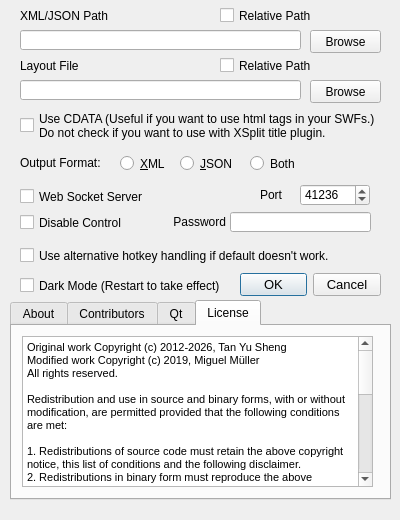
<?xml version="1.0" encoding="UTF-8"?>
<ui version="4.0">
 <class>ConfigWindow</class>
 <widget class="QDialog" name="ConfigWindow">
  <property name="geometry">
   <rect>
    <x>0</x>
    <y>0</y>
    <width>400</width>
    <height>520</height>
   </rect>
  </property>
  <property name="minimumSize">
   <size>
    <width>400</width>
    <height>520</height>
   </size>
  </property>
  <property name="maximumSize">
   <size>
    <width>400</width>
    <height>520</height>
   </size>
  </property>
  <property name="windowTitle">
   <string>Configuration</string>
  </property>
  <property name="windowIcon">
   <iconset resource="resources.qrc">
    <normaloff>:/StreamControl/icons/fugue/bonus/icons-24/gear.png</normaloff>:/StreamControl/icons/fugue/bonus/icons-24/gear.png</iconset>
  </property>
  <widget class="QDialogButtonBox" name="buttonBox">
   <property name="geometry">
    <rect>
     <x>240</x>
     <y>270</y>
     <width>141</width>
     <height>30</height>
    </rect>
   </property>
   <property name="font">
    <font>
     <pointsize>10</pointsize>
    </font>
   </property>
   <property name="orientation">
    <enum>Qt::Orientation::Horizontal</enum>
   </property>
   <property name="standardButtons">
    <set>QDialogButtonBox::StandardButton::Cancel|QDialogButtonBox::StandardButton::Ok</set>
   </property>
  </widget>
  <widget class="QLineEdit" name="outputPathTB">
   <property name="geometry">
    <rect>
     <x>20</x>
     <y>30</y>
     <width>281</width>
     <height>20</height>
    </rect>
   </property>
   <property name="readOnly">
    <bool>true</bool>
   </property>
  </widget>
  <widget class="QLabel" name="label">
   <property name="geometry">
    <rect>
     <x>20</x>
     <y>0</y>
     <width>351</width>
     <height>31</height>
    </rect>
   </property>
   <property name="text">
    <string>XML/JSON Path</string>
   </property>
  </widget>
  <widget class="QPushButton" name="outputButton">
   <property name="geometry">
    <rect>
     <x>310</x>
     <y>30</y>
     <width>71</width>
     <height>23</height>
    </rect>
   </property>
   <property name="text">
    <string>Browse</string>
   </property>
  </widget>
  <widget class="QTabWidget" name="configTabs">
   <property name="geometry">
    <rect>
     <x>10</x>
     <y>300</y>
     <width>381</width>
     <height>200</height>
    </rect>
   </property>
   <property name="currentIndex">
    <number>3</number>
   </property>
   <widget class="QWidget" name="aboutTab">
    <attribute name="title">
     <string>About</string>
    </attribute>
    <widget class="QLabel" name="label_2">
     <property name="geometry">
      <rect>
       <x>10</x>
       <y>10</y>
       <width>101</width>
       <height>101</height>
      </rect>
     </property>
     <property name="text">
      <string/>
     </property>
     <property name="pixmap">
      <pixmap resource="resources.qrc">:/StreamControl/icons/sclogo.png</pixmap>
     </property>
     <property name="scaledContents">
      <bool>true</bool>
     </property>
    </widget>
    <widget class="QLabel" name="label_3">
     <property name="geometry">
      <rect>
       <x>130</x>
       <y>30</y>
       <width>151</width>
       <height>80</height>
      </rect>
     </property>
     <property name="font">
      <font>
       <pointsize>8</pointsize>
      </font>
     </property>
     <property name="text">
      <string>&lt;html&gt;&lt;head/&gt;&lt;body&gt;&lt;p&gt;Copyright © 2012-2026&lt;br/&gt;Yu Sheng &amp;quot;Farpenoodle&amp;quot; Tan &lt;/p&gt;&lt;p&gt;&lt;a href=&quot;http://www.farpnut.net&quot;&gt;&lt;span style=&quot; text-decoration: underline; color:#0000ff;&quot;&gt;http://www.farpnut.net&lt;/span&gt;&lt;/a&gt;&lt;/p&gt;&lt;/body&gt;&lt;/html&gt;</string>
     </property>
     <property name="textFormat">
      <enum>Qt::TextFormat::RichText</enum>
     </property>
     <property name="wordWrap">
      <bool>true</bool>
     </property>
     <property name="openExternalLinks">
      <bool>true</bool>
     </property>
    </widget>
    <widget class="QLabel" name="label_4">
     <property name="geometry">
      <rect>
       <x>20</x>
       <y>110</y>
       <width>341</width>
       <height>61</height>
      </rect>
     </property>
     <property name="font">
      <font>
       <pointsize>8</pointsize>
      </font>
     </property>
     <property name="text">
      <string>&lt;html&gt;&lt;head/&gt;&lt;body&gt;&lt;p&gt;&lt;a href=&quot;http://p.yusukekamiyamane.com/&quot;&gt;&lt;span style=&quot; text-decoration: underline; color:#0000ff;&quot;&gt;Fugue Icons&lt;/span&gt;&lt;/a&gt; © 2013 Yusuke Kamiyamane. All rights reserved.&lt;/p&gt;&lt;p&gt;&lt;a href=&quot;https://github.com/pipacs/o2&quot;&gt;&lt;span style=&quot; text-decoration: underline; color:#0000ff;&quot;&gt;O2&lt;/span&gt;&lt;/a&gt; © 2012, Akos Polster. All rights reserved.&lt;/p&gt;&lt;/body&gt;&lt;/html&gt;</string>
     </property>
     <property name="textFormat">
      <enum>Qt::TextFormat::RichText</enum>
     </property>
     <property name="wordWrap">
      <bool>true</bool>
     </property>
     <property name="openExternalLinks">
      <bool>true</bool>
     </property>
    </widget>
    <widget class="QLabel" name="streamControlLabel">
     <property name="geometry">
      <rect>
       <x>130</x>
       <y>10</y>
       <width>141</width>
       <height>21</height>
      </rect>
     </property>
     <property name="text">
      <string>StreamControl</string>
     </property>
     <property name="textFormat">
      <enum>Qt::TextFormat::PlainText</enum>
     </property>
     <property name="wordWrap">
      <bool>true</bool>
     </property>
    </widget>
   </widget>
   <widget class="QWidget" name="tab">
    <attribute name="title">
     <string>Contributors</string>
    </attribute>
    <widget class="QTextBrowser" name="textBrowser_2">
     <property name="geometry">
      <rect>
       <x>10</x>
       <y>10</y>
       <width>351</width>
       <height>151</height>
      </rect>
     </property>
     <property name="html">
      <string>&lt;!DOCTYPE HTML PUBLIC &quot;-//W3C//DTD HTML 4.0//EN&quot; &quot;http://www.w3.org/TR/REC-html40/strict.dtd&quot;&gt;
&lt;html&gt;&lt;head&gt;&lt;meta name=&quot;qrichtext&quot; content=&quot;1&quot; /&gt;&lt;meta charset=&quot;utf-8&quot; /&gt;&lt;style type=&quot;text/css&quot;&gt;
p, li { white-space: pre-wrap; }
hr { height: 1px; border-width: 0; }
li.unchecked::marker { content: &quot;\2610&quot;; }
li.checked::marker { content: &quot;\2612&quot;; }
&lt;/style&gt;&lt;/head&gt;&lt;body style=&quot; font-family:'Segoe UI'; font-size:9pt; font-weight:400; font-style:normal;&quot;&gt;
&lt;p style=&quot; margin-top:0px; margin-bottom:0px; margin-left:0px; margin-right:0px; -qt-block-indent:0; text-indent:0px;&quot;&gt;&lt;span style=&quot; font-family:'MS Shell Dlg 2'; font-size:8pt;&quot;&gt;Dodgepong - Initial Combobox implementation&lt;/span&gt;&lt;/p&gt;
&lt;p style=&quot; margin-top:0px; margin-bottom:0px; margin-left:0px; margin-right:0px; -qt-block-indent:0; text-indent:0px;&quot;&gt;&lt;span style=&quot; font-family:'MS Shell Dlg 2'; font-size:8pt;&quot;&gt;ajclarke - Reload layout button/Settings Refactor&lt;br /&gt;c3r1c3 - OS X compatibility&lt;/span&gt;&lt;/p&gt;
&lt;p style=&quot; margin-top:0px; margin-bottom:0px; margin-left:0px; margin-right:0px; -qt-block-indent:0; text-indent:0px;&quot;&gt;&lt;span style=&quot; font-family:'MS Shell Dlg 2'; font-size:8pt;&quot;&gt;MiggL - GNU/Linux compatibility / smash.gg Widget / Font Size&lt;/span&gt;&lt;/p&gt;
&lt;p style=&quot; margin-top:0px; margin-bottom:0px; margin-left:0px; margin-right:0px; -qt-block-indent:0; text-indent:0px;&quot;&gt;&lt;span style=&quot; font-family:'MS Shell Dlg 2'; font-size:8pt;&quot;&gt;Savestate2A03 - Combobox swap/reset&lt;/span&gt;&lt;/p&gt;
&lt;p style=&quot; margin-top:0px; margin-bottom:0px; margin-left:0px; margin-right:0px; -qt-block-indent:0; text-indent:0px;&quot;&gt;&lt;span style=&quot; font-family:'MS Shell Dlg 2'; font-size:8pt;&quot;&gt;hperrin - Hotkeys for Combobox Navigation&lt;/span&gt;&lt;/p&gt;&lt;/body&gt;&lt;/html&gt;</string>
     </property>
    </widget>
   </widget>
   <widget class="QWidget" name="qtTab">
    <attribute name="title">
     <string>Qt</string>
    </attribute>
    <widget class="QLabel" name="qtLabel">
     <property name="geometry">
      <rect>
       <x>150</x>
       <y>40</y>
       <width>221</width>
       <height>16</height>
      </rect>
     </property>
     <property name="text">
      <string>This program uses Qt version</string>
     </property>
    </widget>
    <widget class="QLabel" name="label_5">
     <property name="geometry">
      <rect>
       <x>10</x>
       <y>37</y>
       <width>131</width>
       <height>96</height>
      </rect>
     </property>
     <property name="text">
      <string/>
     </property>
     <property name="pixmap">
      <pixmap resource="resources.qrc">:/StreamControl/images/Qt-logo.png</pixmap>
     </property>
     <property name="scaledContents">
      <bool>true</bool>
     </property>
    </widget>
    <widget class="QLabel" name="qtLabel_2">
     <property name="geometry">
      <rect>
       <x>150</x>
       <y>60</y>
       <width>221</width>
       <height>40</height>
      </rect>
     </property>
     <property name="font">
      <font>
       <pointsize>8</pointsize>
      </font>
     </property>
     <property name="text">
      <string>© The Qt Company Ltd
and other contributors.</string>
     </property>
    </widget>
    <widget class="QPushButton" name="aboutQtButton">
     <property name="geometry">
      <rect>
       <x>150</x>
       <y>110</y>
       <width>75</width>
       <height>23</height>
      </rect>
     </property>
     <property name="styleSheet">
      <string notr="true"/>
     </property>
     <property name="text">
      <string>More</string>
     </property>
     <property name="default">
      <bool>false</bool>
     </property>
     <property name="flat">
      <bool>false</bool>
     </property>
    </widget>
   </widget>
   <widget class="QWidget" name="licenseTab">
    <attribute name="title">
     <string>License</string>
    </attribute>
    <widget class="QTextBrowser" name="textBrowser">
     <property name="geometry">
      <rect>
       <x>10</x>
       <y>10</y>
       <width>351</width>
       <height>151</height>
      </rect>
     </property>
     <property name="html">
      <string>&lt;!DOCTYPE HTML PUBLIC &quot;-//W3C//DTD HTML 4.0//EN&quot; &quot;http://www.w3.org/TR/REC-html40/strict.dtd&quot;&gt;
&lt;html&gt;&lt;head&gt;&lt;meta name=&quot;qrichtext&quot; content=&quot;1&quot; /&gt;&lt;meta charset=&quot;utf-8&quot; /&gt;&lt;style type=&quot;text/css&quot;&gt;
p, li { white-space: pre-wrap; }
hr { height: 1px; border-width: 0; }
li.unchecked::marker { content: &quot;\2610&quot;; }
li.checked::marker { content: &quot;\2612&quot;; }
&lt;/style&gt;&lt;/head&gt;&lt;body style=&quot; font-family:'Segoe UI'; font-size:9pt; font-weight:400; font-style:normal;&quot;&gt;
&lt;p style=&quot; margin-top:0px; margin-bottom:0px; margin-left:0px; margin-right:0px; -qt-block-indent:0; text-indent:0px;&quot;&gt;&lt;span style=&quot; font-family:'MS Shell Dlg 2'; font-size:8pt;&quot;&gt;Original work Copyright (c) 2012-2026, Tan Yu Sheng&lt;/span&gt;&lt;/p&gt;
&lt;p style=&quot; margin-top:0px; margin-bottom:0px; margin-left:0px; margin-right:0px; -qt-block-indent:0; text-indent:0px;&quot;&gt;&lt;span style=&quot; font-family:'MS Shell Dlg 2'; font-size:8pt;&quot;&gt;Modified work Copyright (c) 2019, Miguel Müller&lt;/span&gt;&lt;/p&gt;
&lt;p style=&quot; margin-top:0px; margin-bottom:0px; margin-left:0px; margin-right:0px; -qt-block-indent:0; text-indent:0px;&quot;&gt;&lt;span style=&quot; font-family:'MS Shell Dlg 2'; font-size:8pt;&quot;&gt;All rights reserved.&lt;/span&gt;&lt;/p&gt;
&lt;p style=&quot;-qt-paragraph-type:empty; margin-top:0px; margin-bottom:0px; margin-left:0px; margin-right:0px; -qt-block-indent:0; text-indent:0px; font-family:'MS Shell Dlg 2'; font-size:8pt;&quot;&gt;&lt;br /&gt;&lt;/p&gt;
&lt;p style=&quot; margin-top:0px; margin-bottom:0px; margin-left:0px; margin-right:0px; -qt-block-indent:0; text-indent:0px;&quot;&gt;&lt;span style=&quot; font-family:'MS Shell Dlg 2'; font-size:8pt;&quot;&gt;Redistribution and use in source and binary forms, with or without&lt;/span&gt;&lt;/p&gt;
&lt;p style=&quot; margin-top:0px; margin-bottom:0px; margin-left:0px; margin-right:0px; -qt-block-indent:0; text-indent:0px;&quot;&gt;&lt;span style=&quot; font-family:'MS Shell Dlg 2'; font-size:8pt;&quot;&gt;modification, are permitted provided that the following conditions are met:&lt;/span&gt;&lt;/p&gt;
&lt;p style=&quot;-qt-paragraph-type:empty; margin-top:0px; margin-bottom:0px; margin-left:0px; margin-right:0px; -qt-block-indent:0; text-indent:0px; font-family:'MS Shell Dlg 2'; font-size:8pt;&quot;&gt;&lt;br /&gt;&lt;/p&gt;
&lt;p style=&quot; margin-top:0px; margin-bottom:0px; margin-left:0px; margin-right:0px; -qt-block-indent:0; text-indent:0px;&quot;&gt;&lt;span style=&quot; font-family:'MS Shell Dlg 2'; font-size:8pt;&quot;&gt;1. Redistributions of source code must retain the above copyright notice, this list of conditions and the following disclaimer.&lt;/span&gt;&lt;/p&gt;
&lt;p style=&quot; margin-top:0px; margin-bottom:0px; margin-left:0px; margin-right:0px; -qt-block-indent:0; text-indent:0px;&quot;&gt;&lt;span style=&quot; font-family:'MS Shell Dlg 2'; font-size:8pt;&quot;&gt;2. Redistributions in binary form must reproduce the above copyright notice, this list of conditions and the following disclaimer in the documentation and/or other materials provided with the distribution.&lt;/span&gt;&lt;/p&gt;
&lt;p style=&quot;-qt-paragraph-type:empty; margin-top:0px; margin-bottom:0px; margin-left:0px; margin-right:0px; -qt-block-indent:0; text-indent:0px; font-family:'MS Shell Dlg 2'; font-size:8pt;&quot;&gt;&lt;br /&gt;&lt;/p&gt;
&lt;p style=&quot; margin-top:0px; margin-bottom:0px; margin-left:0px; margin-right:0px; -qt-block-indent:0; text-indent:0px;&quot;&gt;&lt;span style=&quot; font-family:'MS Shell Dlg 2'; font-size:8pt;&quot;&gt;THIS SOFTWARE IS PROVIDED BY THE COPYRIGHT HOLDERS AND CONTRIBUTORS &amp;quot;AS IS&amp;quot; AND ANY EXPRESS OR IMPLIED WARRANTIES, INCLUDING, BUT NOT LIMITED TO, THE IMPLIED WARRANTIES OF MERCHANTABILITY AND FITNESS FOR A PARTICULAR PURPOSE ARE DISCLAIMED. IN NO EVENT SHALL THE COPYRIGHT OWNER OR CONTRIBUTORS BE LIABLE FOR ANY DIRECT, INDIRECT, INCIDENTAL, SPECIAL, EXEMPLARY, OR CONSEQUENTIAL DAMAGES (INCLUDING, BUT NOT LIMITED TO, PROCUREMENT OF SUBSTITUTE GOODS OR SERVICES; LOSS OF USE, DATA, OR PROFITS; OR BUSINESS INTERRUPTION)  HOWEVER CAUSED AND ON ANY THEORY OF LIABILITY, WHETHER IN CONTRACT, STRICT LIABILITY, OR TORT (INCLUDING NEGLIGENCE OR OTHERWISE) ARISING IN ANY WAY OUT OF THE USE OF THIS SOFTWARE, EVEN IF ADVISED OF THE POSSIBILITY OF SUCH DAMAGE.&lt;/span&gt;&lt;/p&gt;&lt;/body&gt;&lt;/html&gt;</string>
     </property>
    </widget>
   </widget>
  </widget>
  <widget class="QCheckBox" name="CDATACheckBox">
   <property name="geometry">
    <rect>
     <x>20</x>
     <y>110</y>
     <width>361</width>
     <height>31</height>
    </rect>
   </property>
   <property name="font">
    <font>
     <pointsize>9</pointsize>
    </font>
   </property>
   <property name="text">
    <string>Use CDATA (Useful if you want to use html tags in your SWFs.)
Do not check if you want to use with XSplit title plugin.</string>
   </property>
  </widget>
  <widget class="QLabel" name="label_6">
   <property name="geometry">
    <rect>
     <x>20</x>
     <y>50</y>
     <width>351</width>
     <height>31</height>
    </rect>
   </property>
   <property name="text">
    <string>Layout File</string>
   </property>
  </widget>
  <widget class="QLineEdit" name="layoutPathTB">
   <property name="geometry">
    <rect>
     <x>20</x>
     <y>80</y>
     <width>281</width>
     <height>20</height>
    </rect>
   </property>
   <property name="readOnly">
    <bool>true</bool>
   </property>
  </widget>
  <widget class="QPushButton" name="layoutButton">
   <property name="geometry">
    <rect>
     <x>310</x>
     <y>80</y>
     <width>71</width>
     <height>23</height>
    </rect>
   </property>
   <property name="text">
    <string>Browse</string>
   </property>
  </widget>
  <widget class="QRadioButton" name="formatXML">
   <property name="geometry">
    <rect>
     <x>120</x>
     <y>155</y>
     <width>50</width>
     <height>17</height>
    </rect>
   </property>
   <property name="text">
    <string>&amp;XML</string>
   </property>
   <attribute name="buttonGroup">
    <string notr="true">formatGroup</string>
   </attribute>
  </widget>
  <widget class="QRadioButton" name="formatJSON">
   <property name="geometry">
    <rect>
     <x>180</x>
     <y>155</y>
     <width>61</width>
     <height>17</height>
    </rect>
   </property>
   <property name="text">
    <string>&amp;JSON</string>
   </property>
   <attribute name="buttonGroup">
    <string notr="true">formatGroup</string>
   </attribute>
  </widget>
  <widget class="QRadioButton" name="formatBoth">
   <property name="geometry">
    <rect>
     <x>250</x>
     <y>155</y>
     <width>61</width>
     <height>17</height>
    </rect>
   </property>
   <property name="text">
    <string>Both</string>
   </property>
   <attribute name="buttonGroup">
    <string notr="true">formatGroup</string>
   </attribute>
  </widget>
  <widget class="QLabel" name="label_7">
   <property name="geometry">
    <rect>
     <x>20</x>
     <y>155</y>
     <width>101</width>
     <height>16</height>
    </rect>
   </property>
   <property name="text">
    <string>Output Format:</string>
   </property>
  </widget>
  <widget class="QCheckBox" name="altHotkeyCheckbox">
   <property name="geometry">
    <rect>
     <x>20</x>
     <y>240</y>
     <width>361</width>
     <height>31</height>
    </rect>
   </property>
   <property name="font">
    <font>
     <pointsize>9</pointsize>
    </font>
   </property>
   <property name="text">
    <string>Use alternative hotkey handling if default doesn't work.</string>
   </property>
  </widget>
  <widget class="QCheckBox" name="outputRelativePathCheckBox">
   <property name="geometry">
    <rect>
     <x>220</x>
     <y>0</y>
     <width>111</width>
     <height>31</height>
    </rect>
   </property>
   <property name="text">
    <string>Relative Path</string>
   </property>
  </widget>
  <widget class="QCheckBox" name="layoutRelativePathCheckBox">
   <property name="geometry">
    <rect>
     <x>220</x>
     <y>50</y>
     <width>111</width>
     <height>31</height>
    </rect>
   </property>
   <property name="text">
    <string>Relative Path</string>
   </property>
  </widget>
  <widget class="QCheckBox" name="darkModeCheckbox">
   <property name="geometry">
    <rect>
     <x>20</x>
     <y>270</y>
     <width>211</width>
     <height>31</height>
    </rect>
   </property>
   <property name="font">
    <font>
     <pointsize>9</pointsize>
    </font>
   </property>
   <property name="text">
    <string>Dark Mode (Restart to take effect)</string>
   </property>
  </widget>
  <widget class="QCheckBox" name="websocketCheckbox">
   <property name="geometry">
    <rect>
     <x>20</x>
     <y>181</y>
     <width>171</width>
     <height>31</height>
    </rect>
   </property>
   <property name="font">
    <font>
     <pointsize>9</pointsize>
    </font>
   </property>
   <property name="text">
    <string>Web Socket Server</string>
   </property>
  </widget>
  <widget class="QLabel" name="label_8">
   <property name="geometry">
    <rect>
     <x>260</x>
     <y>187</y>
     <width>41</width>
     <height>16</height>
    </rect>
   </property>
   <property name="text">
    <string>Port</string>
   </property>
  </widget>
  <widget class="QSpinBox" name="websocketPortSB">
   <property name="geometry">
    <rect>
     <x>300</x>
     <y>184</y>
     <width>70</width>
     <height>22</height>
    </rect>
   </property>
   <property name="maximum">
    <number>65535</number>
   </property>
   <property name="value">
    <number>41236</number>
   </property>
  </widget>
  <widget class="QLabel" name="websocketPasswordLabel">
   <property name="geometry">
    <rect>
     <x>170</x>
     <y>214</y>
     <width>61</width>
     <height>16</height>
    </rect>
   </property>
   <property name="text">
    <string> Password</string>
   </property>
  </widget>
  <widget class="QLineEdit" name="websocketPasswordLE">
   <property name="geometry">
    <rect>
     <x>230</x>
     <y>212</y>
     <width>141</width>
     <height>20</height>
    </rect>
   </property>
   <property name="toolTip">
    <string>Password that lets a websocket client set fields and press buttons. Leave empty to disable control.</string>
   </property>
   <property name="echoMode">
    <enum>QLineEdit::EchoMode::Password</enum>
   </property>
  </widget>
  <widget class="QCheckBox" name="websocketControlDisable">
   <property name="geometry">
    <rect>
     <x>20</x>
     <y>207</y>
     <width>111</width>
     <height>31</height>
    </rect>
   </property>
   <property name="toolTip">
    <string>Disable websocket remote control (password is kept)</string>
   </property>
   <property name="text">
    <string>Disable Control</string>
   </property>
  </widget>
  <zorder>label</zorder>
  <zorder>outputPathTB</zorder>
  <zorder>outputRelativePathCheckBox</zorder>
  <zorder>outputButton</zorder>
  <zorder>configTabs</zorder>
  <zorder>label_6</zorder>
  <zorder>layoutPathTB</zorder>
  <zorder>layoutRelativePathCheckBox</zorder>
  <zorder>layoutButton</zorder>
  <zorder>CDATACheckBox</zorder>
  <zorder>formatXML</zorder>
  <zorder>formatJSON</zorder>
  <zorder>formatBoth</zorder>
  <zorder>label_7</zorder>
  <zorder>altHotkeyCheckbox</zorder>
  <zorder>buttonBox</zorder>
  <zorder>darkModeCheckbox</zorder>
  <zorder>websocketCheckbox</zorder>
  <zorder>label_8</zorder>
  <zorder>websocketPortSB</zorder>
  <zorder>websocketPasswordLabel</zorder>
  <zorder>websocketPasswordLE</zorder>
  <zorder>websocketControlDisable</zorder>
 </widget>
 <tabstops>
  <tabstop>outputPathTB</tabstop>
  <tabstop>outputRelativePathCheckBox</tabstop>
  <tabstop>outputButton</tabstop>
  <tabstop>layoutPathTB</tabstop>
  <tabstop>layoutRelativePathCheckBox</tabstop>
  <tabstop>layoutButton</tabstop>
  <tabstop>CDATACheckBox</tabstop>
  <tabstop>formatXML</tabstop>
  <tabstop>formatJSON</tabstop>
  <tabstop>formatBoth</tabstop>
  <tabstop>websocketCheckbox</tabstop>
  <tabstop>websocketPortSB</tabstop>
  <tabstop>websocketPasswordLE</tabstop>
  <tabstop>websocketControlDisable</tabstop>
  <tabstop>altHotkeyCheckbox</tabstop>
  <tabstop>darkModeCheckbox</tabstop>
  <tabstop>configTabs</tabstop>
  <tabstop>textBrowser</tabstop>
  <tabstop>textBrowser_2</tabstop>
  <tabstop>aboutQtButton</tabstop>
 </tabstops>
 <resources>
  <include location="resources.qrc"/>
 </resources>
 <connections>
  <connection>
   <sender>buttonBox</sender>
   <signal>accepted()</signal>
   <receiver>ConfigWindow</receiver>
   <slot>accept()</slot>
   <hints>
    <hint type="sourcelabel">
     <x>248</x>
     <y>254</y>
    </hint>
    <hint type="destinationlabel">
     <x>157</x>
     <y>274</y>
    </hint>
   </hints>
  </connection>
  <connection>
   <sender>buttonBox</sender>
   <signal>rejected()</signal>
   <receiver>ConfigWindow</receiver>
   <slot>reject()</slot>
   <hints>
    <hint type="sourcelabel">
     <x>316</x>
     <y>260</y>
    </hint>
    <hint type="destinationlabel">
     <x>286</x>
     <y>274</y>
    </hint>
   </hints>
  </connection>
 </connections>
 <buttongroups>
  <buttongroup name="formatGroup"/>
 </buttongroups>
</ui>
